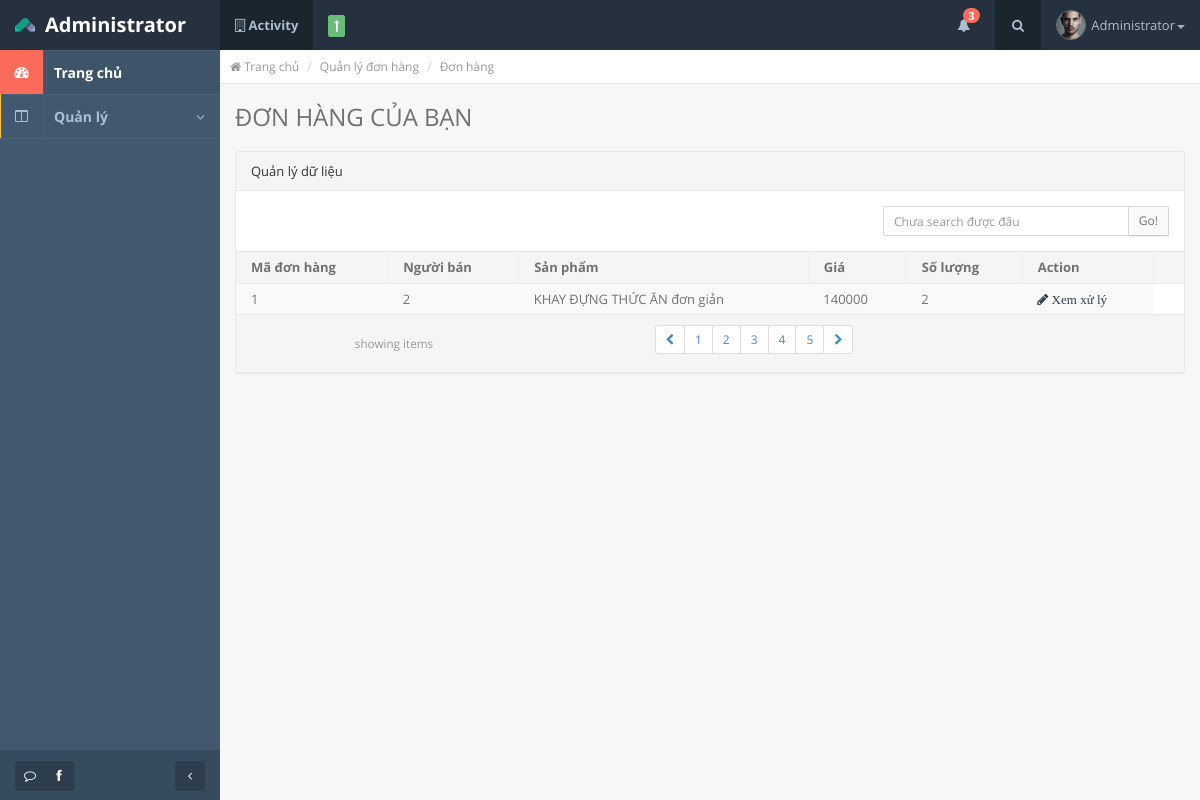
The page /doghome3/index.php/sanpham/donhangchitietadmin on the database its author committed.
### tables this page shows
CREATE TABLE `detail_bill` (
  `DB_ID` int(11) NOT NULL,
  `BILLDM_ID` int(11) NOT NULL,
  `PRO_ID` int(11) NOT NULL,
  `PRO_NAME` varchar(100) NOT NULL,
  `PRO_PRICE` int(11) NOT NULL,
  `DB_SL` int(11) NOT NULL,
  `USER_ID` int(11) NOT NULL,
  `BILL_ACTIVE` tinyint(1) NOT NULL
);

### doghome3/application/controllers/sanpham.php (called while the page is built, shortened)
<?php
class Sanpham extends CI_Controller {
public function donhangchitietadmin()
	{
		$this->load->model('model_sanpham');
		$databill = $this->model_sanpham->getdhchitietadmin_sql();
		$databill = array('mangsp' => $databill);
		$this->load->view('donhangchitiet_admin',$databill);
	}
}

### doghome3/index.php (called while the page is built, shortened)
<?php
require_once BASEPATH.'core/CodeIgniter.php';

### doghome3/application/models/model_sanpham.php (called while the page is built, shortened)
<?php if ( ! defined('BASEPATH')) exit('No direct script access allowed');
class Model_sanpham extends CI_Model {
	public function getdhchitietadmin_sql()
	{
		$this->db->select('*');
		$this->db->ORDER_BY('BILLDM_ID DESC');
		$data = $this->db->get('detail_bill');
		$data = $data->result_array();
		return $data;
	}
}

### doghome3/application/views/donhangchitiet_admin.php (the view, shortened to what this page needs)
<!DOCTYPE html>
<html lang="en" class="app">
<head>
  <link rel="stylesheet" href="<?= base_url() ?>css/bootstrap.css" type="text/css" />
  <link rel="stylesheet" href="<?= base_url() ?>css/animate.css" type="text/css" />
  <link rel="stylesheet" href="<?= base_url() ?>css/font-awesome.min.css" type="text/css" />
  <link rel="stylesheet" href="<?= base_url() ?>css/font.css" type="text/css" />
  <link rel="stylesheet" href="<?= base_url() ?>js/datatables/datatables.css" type="text/css"/>
  <link rel="stylesheet" href="<?= base_url() ?>css/app.css" type="text/css" />
</head>
<body>
  <section class="vbox">
    <?php
      include('include/header.php');
    ?>
    <section>
      <section class="hbox stretch">
        <?php
          include('include/siderbar.php');
        ?>
        <section id="content">
          <section class="vbox">
            <section class="scrollable padder">
              <ul class="breadcrumb no-border no-radius b-b b-light pull-in">
                <li><a href="<?= base_url() ?>"><i class="fa fa-home"></i> Trang chủ</a></li>
                <li><a href="#">Quản lý đơn hàng</a></li>
                <li class="active">Đơn hàng</li>
              </ul>
              <div class="m-b-md">
                <h3 class="m-b-none">ĐƠN HÀNG CỦA BẠN</h3>
              </div>
               <section class="panel panel-default">
                <header class="panel-heading">
                  Quản lý dữ liệu
                </header>
                <div class="row wrapper">
                  <div class="col-sm-8">
                  </div>
                  <div class="col-sm-4">
                    <div class="input-group">
                      <input type="text" class="input-sm form-control" placeholder="Chưa search được đâu">
                      <span class="input-group-btn">
                        <button class="btn btn-sm btn-default" type="button">Go!</button>
                      </span>
                    </div>
                  </div>
                </div>
                <div class="table-responsive">
                  <table class="table table-striped b-t b-light">
                    <thead>
                      <tr>
                        <th>Mã đơn hàng</th>
                        <th>Người bán</th>
                        <th>Sản phẩm</th>
                        <th>Giá</th>
                        <th>Số lượng</th>
                        <th>Action</th>
                        <th width="30"></th>
                      </tr>
                    </thead>
                    <tbody>
                      <?php foreach ($mangsp as $data): ?>
                      <tr>
                        <td><?= $data['BILLDM_ID'] ?></td>
                        <td><?= $data['USER_ID'] ?></td>
                        <td><?= $data['PRO_NAME']?></td>
                        <td><?= $data['PRO_PRICE'] ?></td>
                        <td><?= $data['DB_SL'] ?></td>
                        <td>
                          <a href="<?= base_url() ?>sanpham/xemdonhangadmin"<i class="fa fa-pencil"> Xem xử lý</i></a>
                        </td>
                        <?php endforeach ?>
                    </tbody>
                  </table>
                </div>
                <footer class="panel-footer">
                  <div class="row">
                    <div class="col-sm-4 text-center">
                      <small class="text-muted inline m-t-sm m-b-sm">showing items</small>
                    </div>
                    <div class="col-sm-4 text-right text-center-xs">
                      <ul class="pagination pagination-sm m-t-none m-b-none">
                        <li><a href="#"><i class="fa fa-chevron-left"></i></a></li>
                        <li><a href="#">1</a></li>
                        <li><a href="#">2</a></li>
                        <li><a href="#">3</a></li>
                        <li><a href="#">4</a></li>
                        <li><a href="#">5</a></li>
                        <li><a href="#"><i class="fa fa-chevron-right"></i></a></li>
                      </ul>
                    </div>
                  </div>
                </footer>
              </section>
            </section>
          </section>
        </section>
      </section>
    </section>
  </section>
</body>
</html>

### doghome3/css/app.css (style rules this page uses)
html { background-color: #f7f7f7; overflow-x: hidden; }
body { font-family: "Open Sans", "Helvetica Neue", Helvetica, Arial, sans-serif; font-size: 13px; color: #717171; background-color: transparent; -webkit-font-smoothing: antialiased; }
a { color: #2e3e4e; text-decoration: none; }
.text-muted { color: #979797; }
small { font-size: 90%; }
.breadcrumb { background-color: #fff; border: 1px solid #e8e8e8; padding-left: 10px; font-size: 12px; margin-bottom: 10px; }
.breadcrumb a { color: #999; }
.form-control { border-color: #d9d9d9; border-radius: 2px; }
.form-control, .form-control:focus { -webkit-box-shadow: none; box-shadow: none; }
.panel { border-radius: 2px; }
.panel.panel-default { border-color: #e8e8e8; }
.panel.panel-default > .panel-heading, .panel.panel-default > .panel-footer { border-color: #e8e8e8; }
.panel .table td, .panel .table th { padding: 6px 15px; border-top: 1px solid #f1f1f1; }
.panel .table thead > tr > th { border-bottom: 1px solid #ebebeb; }
.panel .table-striped > tbody > tr:nth-child(odd) > td, .panel .table-striped > tbody > tr:nth-child(odd) > th { background-color: #f9f9f9; }
.panel .table-striped > thead th { background: #f5f5f5; border-right: 1px solid #f1f1f1; }
.panel .table-striped > thead th:last-child { border-right: none; }
.panel-heading { border-radius: 2px 2px 0 0; }
.panel-footer { border-radius: 0 0 2px 2px; }
@media (min-width: 768px) { .app, .app body { width: 100%; height: 100%; overflow: hidden; } }
@media (min-width: 768px) { .app .hbox.stretch { height: 100%; } }
@media (min-width: 768px) { .app .vbox > section, .app .vbox > footer { position: absolute; } }
@media (min-width: 768px) { .hbox { display: table; table-layout: fixed; border-spacing: 0; width: 100%; } }
@media (min-width: 768px) { .hbox > aside, .hbox > section { display: table-cell; vertical-align: top; height: 100%; padding: 0; float: none; } }
@media (min-width: 768px) { .vbox { display: table; border-spacing: 0; position: relative; height: 100%; width: 100%; } }
@media (min-width: 768px) { .vbox > section, .vbox > footer { top: 0; bottom: 0; width: 100%; } }
@media (min-width: 768px) { .vbox > header ~ section { top: 50px; } }
@media (min-width: 768px) { .scrollable { -webkit-overflow-scrolling: touch; } }
.hbox > aside, .hbox > section { padding: 0 !important; }
.scrollable { overflow-x: hidden; overflow-y: auto; }
.btn-default { color: #717171 !important; background-color: #fafafa; border-color: #dadada; border-bottom-color: #ccc; -webkit-box-shadow: 0 1px 1px rgba(90,90,90,0.1); box-shadow: 0 1px 1px rgba(90,90,90,0.1); }
.btn { font-weight: 500; border-radius: 2px; }
.no-border, .no-borders { border-color: transparent; border-width: 0; }
.no-radius { border-radius: 0; }
.inline { display: inline-block !important; }
.wrapper { padding: 15px; }
.padder { padding-left: 15px; padding-right: 15px; }
.pull-in { margin-left: -15px; margin-right: -15px; }
.b-t { border-top: 1px solid #cfcfcf; }
.b-b { border-bottom: 1px solid #cfcfcf; }
.b-light { border-color: #e4e4e4; }
.m-t-none { margin-top: 0; }
.m-t-sm { margin-top: 10px; }
.m-b-none { margin-bottom: 0; }
.m-b-sm { margin-bottom: 10px; }
.m-b-md { margin-bottom: 20px; }

### rows shown on the page
detail_bill: BILLDM_ID "1", USER_ID "2", PRO_NAME "KHAY ĐỰNG THỨC ĂN đơn giản", PRO_PRICE "140000", DB_SL "2"
